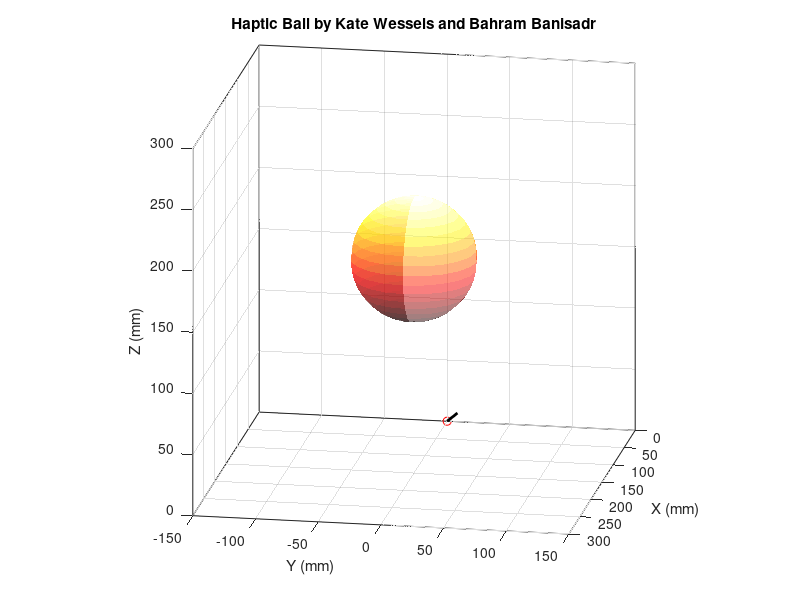

This chart was generated by the following MATLAB code: (Note: this script raises an error after producing the figure.)
%% haptic_ball_starter.m
%
% This script enables the user to touch a virtual ball using a PHANToM
% Premium 1.0 haptic interface.  The user's position is shown as a small
% red circle, and ball's rainbow surfaces are transparent.  The user is
% outside the ball, and the ball should be rendered using a virtual spring.
%
% Written by Katherine J. Kuchenbecker for MEAM 520 at the University of Pennsylvania.
% 
% Your team must complete this script.  Change the filename to replace
% "starter" with your two PennKeys (i.e., "pennkey1_pennkey2"), and write
% the names of your team members below. 


%% Clean up

clear all
close all
clc

% Input your names as a string.
studentNames = 'Kate Wessels and Bahram Banisadr';


%% Set hardware mode, duration, and warnings

% Set whether to use the actual PHANToM hardware.  If this variable is set
% to false, the software will simulate the presence of a user by reading a
% pre-recorded trajectory.  You should use this mode to debug your code
% before running anything on the PHANToM computer.  Once you are on the
% PHANToM/PUMA computer in Towne B2, you may set this variable to true.  
% Always first run your code with the emergency stop down to prevent the
% application of forces and make sure everything works correctly on the real
% robot.  Hold onto the PHANToM tightly and keep a hand on the emergency stop.
hardware = false;

% Set how many times we want our servo loop to run.  Each cycle takes about
% two milliseconds on the computer in Towne B2.  There are 10000 cycles in
% the recorded data file.  If nCycles exceeds 10000, the motion loops.
nCycles = 2000;

% If not using the hardware, turn off warnings triggered when you command
% joint torques above the limits. 
if (~hardware)
    warning('off','PHANToM:JointTorque')
else
    warning('on','PHANToM:JointTorque')
end


%% Define the virtual environment

% Set the stiffness of the virtual walls in newtons per millimeter.
k = 0.05; % Keep this value positive and smaller than 0.5

% The location of the center of the ball, relative to the origin of the
% Phantom's coordinate frame.  X is positive toward the user, Y is positive
% to the right, and Z is positive up. All dimensions are in millimeters.
ballCenterX = 150;
ballCenterY = 0;
ballCenterZ = 175;

% Set the radius of the ball in millimeters.
ballRadius = 50;

% Set the alpha (transparency) of the ball's surfaces.
ballFaceAlpha = 0.5;

% Set the scale of the force vector in millimeters per newton.
fScale = 40;


%% Set up the figure for graphing

% Open figure 1.
figure(1);

% Plot a small red circle to represent the position of the PHANToM.  For
% now, we just put it at the origin.  We keep the handle to this plot
% (hPhantomDot) so that we can move the dot later.
hPhantomDot = plot3(0, 0, 0,'ro');

% Turn hold on to let us put more things on the graph.
hold on

% Plot a thick black line to represent the force vector.  For now, we just
% have it go from the origin to [10 10 10]; later we will set it to be a
% scaled version of the commanded force vector.  We keep the handle to this
% plot (hForceLine) so we can move the line later.
hForceLine = plot3([0 10], [0 10], [0 10],'k-','linewidth',2);

% Set the axis limits, the viewing direction, and other properties of
% the view.
axis equal vis3d
axis([0 300 -150 150 0 300]);
set(gca,'Xtick',0:50:300,'ytick',-150:50:150,'ztick',0:50:300,'color',[.4 .4 .4])
view(100,16);
colormap hot
box on
grid on

% Label the axes.
xlabel('X (mm)')
ylabel('Y (mm)')
zlabel('Z (mm)')

% Add a title.
title(['Haptic Ball by ' studentNames])


%% Draw the ball

% Get the coordinates of the points on a unit sphere with resolution 20.
[xsphere, ysphere, zsphere] = sphere(20);

% Plot the ball as a surface at its center location, with its radius.
hBall = surf(ballRadius*xsphere+ballCenterX, ballRadius*ysphere+ballCenterY, ballRadius*zsphere+ballCenterZ);

% Set the transparency of the ball's faces and edges.
set(hBall,'facealpha',ballFaceAlpha,'edgeAlpha',0)

% Turn hold off to stop allowing more graphing.
hold off;


%% Define the PHANToM parameters

% Link lengths in millimeters.
l1 = 168;
l2 = 140;
l3 = 140;


%% Do final preparations

% Start the Phantom, passing in hardware (true or false)
phantomStart(hardware);

% Initialize a vector to hold the time stamp for each cycle.
t = zeros(nCycles,1);

% Initialize vectors to store tip position and force output for each cycle.
hx_history = zeros(nCycles,1);
hy_history = zeros(nCycles,1);
hz_history = zeros(nCycles,1);
Fx_history = zeros(nCycles,1);
Fy_history = zeros(nCycles,1);
Fz_history = zeros(nCycles,1);

% Initialize a variable to hold the last time the graphics update was run.
lastGraphicsTime = 0;

% Call tic to latch the time.
tic;


%% Run the servo loop
for i = 1:nCycles
    % Measure the time and store it in our vector of time stamps.  
    % The units are seconds.
    t(i) = toc;
    
    % Get the Phantom's joint angles in radians.
    theta123 = phantomJointAngles;
    
    % Pull the three joint angles out of the vector to simplify calculations.
    theta1 = theta123(1);
    theta2 = theta123(2);
    theta3 = theta123(3);
    
    % Calculate the position of the haptic device's tip using forward kinematics.
    % We store the result in hx, hy, and hz.  The units are millimeters.
    r = l2*cos(theta2) - l3*sin(theta3);
    hx = r*cos(theta1);
    hy = -r*sin(theta1);
    hz = l1 - l2*sin(theta2) - l3*cos(theta3);
    
    % All your commands should be below this line.  Use hx, hy, hz, and
    % whatever else you need to calculate Fx, Fy, and Fz.
   % *********************************************************************
   
   
   r_xyz = sqrt((hx-ballCenterX)^2+(hz-ballCenterZ)^2+(hy-ballCenterY)^2);
   theta = acos((hz-ballCenterZ)/r_xyz);
   psi = atan2((hy-ballCenterY),(hx-ballCenterX));
   
   if r_xyz <= ballRadius
       Fr = k* (ballRadius - r_xyz);
       Fx = Fr*sin(theta)*cos(psi);
       Fy = Fr*sin(theta)*sin(psi);
       Fz = Fr*cos(theta);
   else
       Fx = 0;
       Fy = 0;
       Fz = 0;
   end
   
    
    % *********************************************************************
    % All your commands should be above this line, and Fx, Fy, and Fz
    % should be set to the force values you want the user to feel.

    % Calculate the linear velocity Jacobian for the PHANToM at the present
    % joint angles. This formula was derived by calculating the partial
    % derivatives of the x, y, and z tip position equations.
    Jv = [-sin(theta1)*(l2*cos(theta2)-l3*sin(theta3)) -l2*cos(theta1)*sin(theta2)  -l3*cos(theta1)*cos(theta3);
           -cos(theta1)*(l2*cos(theta2)-l3*sin(theta3))  l2*sin(theta1)*sin(theta2)   l3*sin(theta1)*cos(theta3);
                                                      0             -l2*cos(theta2)               l3*sin(theta3)];
                                                  
    % Calculate the three joint torques by multiplying the desired force
    % vector by the transpose of the Jacobian and dividing by 1000 (to
    % convert from millimeters to meters).  Units are newton-meters.
    tau123 = Jv' * [Fx Fy Fz]' / 1000;
    
    % Command the necessary joint torques.
    % If you're getting a lot of warnings for asking for too high of joint
    % torques, you can turn that warning off by uncommenting a line near
    % the top of this script.
    phantomJointTorques(tau123(1), tau123(2), tau123(3));
    
    % Store this cycle's values in the history vectors.
    hx_history(i) = hx;
    hy_history(i) = hy;
    hz_history(i) = hz;
    Fx_history(i) = Fx;
    Fy_history(i) = Fy;
    Fz_history(i) = Fz;
    
    % Check how much time has elapsed since we last updated the graphics.
    if (t(i) - lastGraphicsTime > 0.03)
        % Enough time has passed.
        
        % Update the graph by setting the data for the PHANToM's dot to the
        % position of the haptic device.
        set(hPhantomDot, 'xdata', hx, 'ydata', hy, 'zdata', hz)

        % Update the graph by setting the data for the force line to show a
        % scaled version of the commanded force.
        set(hForceLine,'xdata',[hx hx+Fx*fScale],'ydata',[hy hy+Fy*fScale], 'zdata',[hz hz+Fz*fScale]);

        % Store this time for future comparisons.
        lastGraphicsTime = t(i);
    end
    
    % Pause for one millisecond to keep things moving at a reasonable pace.
    pause(.001);
end

% Stop the Phantom.
phantomStop;


%% Plot the results

% Open figure 2 and clear it.
figure(2)
clf

% Plot positions over time in the top subplot.
subplot(2,1,1)
h = plot(t,[hx_history hy_history hz_history]);
set(h(1),'color',[0 .7 .7])
set(h(2),'color',[.7 .7 0])
set(h(3),'color',[.7 0 .7])
xlabel('Time (s)')
ylabel('Tip Position (mm)')
legend('h_x', 'h_y', 'h_z')

% Plot forces over time in the bottom subplot.
subplot(2,1,2)
h = plot(t,[Fx_history Fy_history Fz_history]);
set(h(1),'color',[0 .7 .7])
set(h(2),'color',[.7 .7 0])
set(h(3),'color',[.7 0 .7])
xlabel('Time (s)')
ylabel('Force (N)')
legend('F_x', 'F_y', 'F_z')
